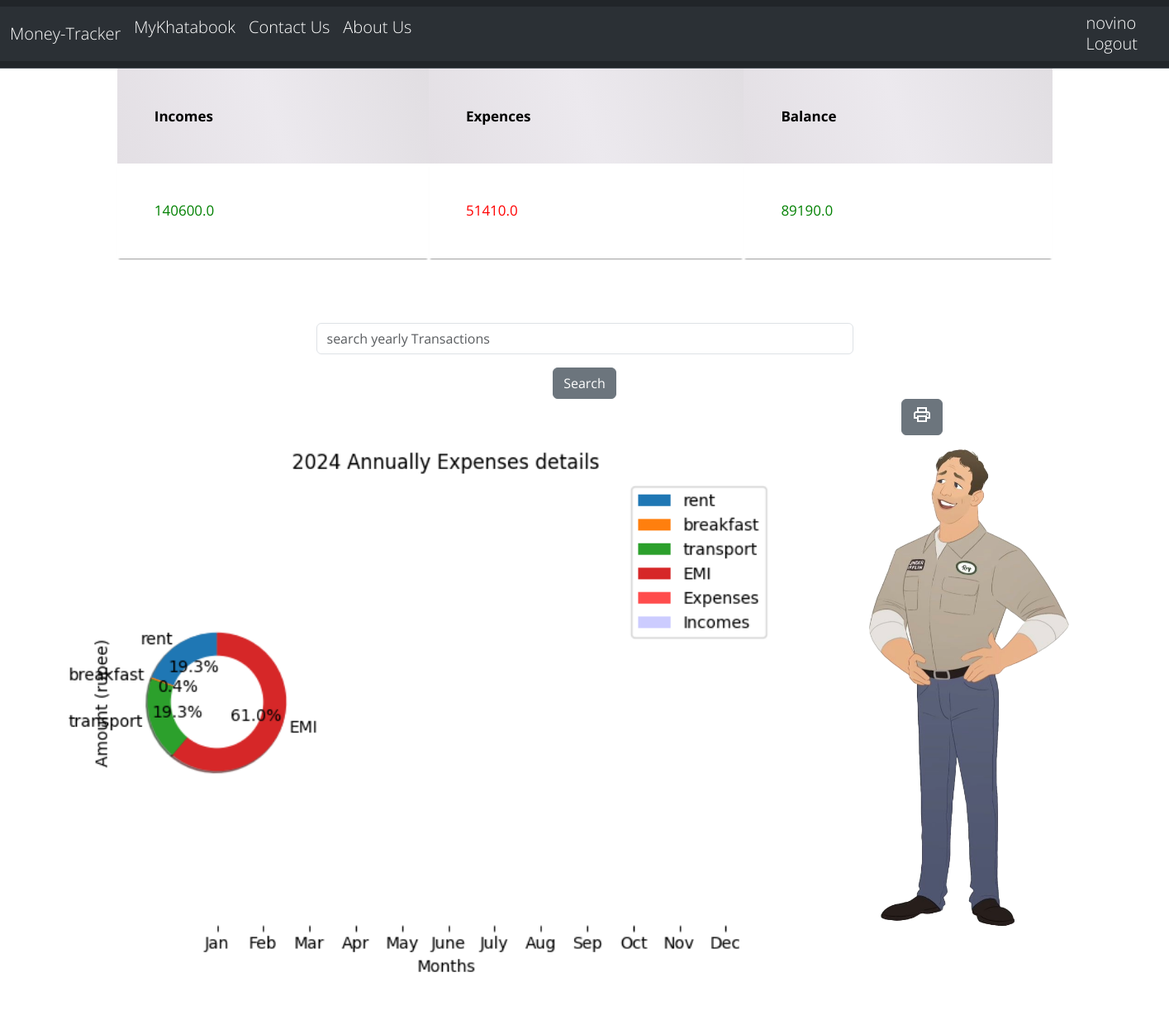
Page /histogram/ (signed in) on the committed database.
### main/models.py (models this page shows, shortened)
class Account_details(models.Model):
    user = models.ForeignKey(User, on_delete=models.CASCADE)
    Account_holder = models.CharField(max_length=100)
    profile_pic = models.ImageField(upload_to='users_pic')
    account_number = models.CharField(max_length=100)
    current_balance=models.FloatField(default=0)
    expenses=models.FloatField(default=0)
    incomes=models.FloatField(default=0)

### main/views.py (the view)
# urls.py: path('histogram/', views.histogram, name='histogram'),
def histogram(request,year = datetime.now().year , month = datetime.now().strftime('%B')):
    global year_name
    account_details = Account_details.objects.filter(user = request.user).first()
    expense = account_details.expenses
    income = account_details.incomes
    balance = account_details.current_balance
    ttt = Transition.objects.filter(user = request.user )
    year_name = str(year)
    if ttt:
        if request.GET.get('search'):
            year_name =  request.GET.get('search')
            transitions = ttt.filter(Transition_date__year__icontains = year_name)
            if len(transitions)==0:
                messages.info(request, "you have no Transactions in " + year_name)
                return redirect('/histogram/')
    nvalue = 0
    dict = {}
    dict2  = {}
    for i in range(13):
       sum_monthly = 0
       sum_inc = 0
       if i == 0:
             continue
       transition = Transition.objects.filter(user=request.user,Transition_date__year = year_name, Transition_date__month = i , type = 'Expense')
       for tr in transition:
                print("............................yes.............",tr.category,"..............",tr.Transition_date)
                sum_monthly += float(tr.amount)
       dict[i] = sum_monthly
       transition2 = Transition.objects.filter(user=request.user,Transition_date__year = year_name, Transition_date__month = i , type = 'Income')
       for tr in transition2:
                sum_inc += float(tr.amount)
       dict2[i] = sum_inc
    months = ['Jan' , 'Feb' , 'Mar' , "Apr" , 'May' , 'June' , 'July' , 'Aug' , 'Sep' , 'Oct' , 'Nov' , 'Dec']
    expenses = list(dict.values())
    incomes = list(dict2.values())
    xpos= np.arange(len(months))
    ypos = np.arange(len(incomes))
    plt.xticks(ypos,months)
    print(months)
    plt.bar(xpos-0.2, expenses,width = 0.4, color='red' , alpha = 0.7 , label = 'Expenses')
    plt.bar(xpos+0.2,incomes,width=0.4, color='blue' ,alpha = 0.2 , label = 'Incomes')
    plt.xlabel('Months')
    plt.ylabel('Amount (rupee)')
    plt.title(year_name +' Annually Expenses details')
    plt.legend()
    plt.tight_layout()
    buffer = BytesIO()
    plt.savefig(buffer, format='png')
    plt.close()
    graph = base64.b64encode(buffer.getvalue()).decode('utf-8')
    return render(request,"histogram.html",{'graph':graph,'income':income , 'expense':expense , 'balance':balance})

### main/templates/histogram.html (shortened to what this page needs)
{% extends 'base.html' %}
{% load static %}
{% block body %}
    <table class = "container" style = "width:80%;">
        <thead>
            <tr>
                <th>Incomes</th>
                <th>Expences</th>
                <th>Balance</th>
            </tr>
        </thead>
        <tbody>
            <tr>
                <td style = "color:green;">{{income}}</td>
                <td style = "color:red;">{{expense}}</td>
                <td style = "color:green;">{{balance}}</td>
            </tr>
        </tbody>
    </table>
    <div class = "container" style = "margin-top:30px">
        <div class="mt-5">
            <div class = "mx-auto col-6">
              <div class = "mb-3">
                <form>
                <input name = "search"  type = "text" class = "form-control" placeholder = "search yearly Transactions">
              </div>
            <center>  <button type = "submit" class = "btn btn-secondary">Search</button></center>
          </div>
         </div>
         <a href="{% url 'generate_pdf_yearly' %}" class="btn btn-secondary" style="margin-left: 79.5%;"><span class="material-symbols-outlined">
            </span></a>
        <div style ="display:flex;">
    <img width="900" />
    <img src="{% static 'bill3.png' %}"   alt="jacfdghjket" width="400" height="600" />
        </div>
        </div>
{% endblock %}

### main/templates/navbaar.html (shortened to what this page needs)
<!DOCTYPE html>
<html lang="en">
<head>
</head>
<body>
 <nav class="navbar bg-dark border-bottom border-body" data-bs-theme="dark" gap = 1em; style = "position:sticky top:0 ">
   <nav class="navbar navbar-expand-lg bg-body-tertiary">
      <div class="container-fluid">
        <a class="navbar-brand" href="/">Money-Tracker</a>
        <div class="collapse navbar-collapse" id="navbarNavAltMarkup">
          <div class="navbar-nav">
            {% if request.user.is_authenticated %}
            <a class="navbar-brand" href="/mykhatabook/"> MyKhatabook</a>
            <a class="navbar-brand" href="/contact_Us/"> Contact Us</a>
            <a class="navbar-brand" href="#"> About Us</a>
            <div style = "margin-left:800px;" >
              <a class="navbar-brand" href="/profile/" >{{request.user}}</a>
            <a class="navbar-brand" href="/logout/"  onclick = "return myFunction()"   >Logout</a>
            </div>
            {% endif %}
          </div>
        </div>
      </div>
    </nav>
  </nav></body>
</html>

### main/templates/base.html (style rules this page uses)
* { box-sizing: border-box; }
body { font-family: Arial; font-size: 17px; display: block; }
.container { position: relative; max-width: max-content; margin: 0 auto; }
.container img { vertical-align: middle; }
body { font-family: 'Open Sans', sans-serif; font-weight: 300; line-height: 1.42em; color:#000000; background-color:rgb(255, 255, 255); }
.container td { font-weight: normal; font-size: 1em; -webkit-box-shadow: 0 2px 2px -2px #000000; -moz-box-shadow: 0 2px 2px -2px #000000; box-shadow: 0 2px 2px -2px #000000; }
.container { text-align: left; width: 1100px; margin-right: auto; margin-left: auto; display: table; table-layout: auto; padding: 0 0 4em 0; }
.container td, .container th { padding-bottom: 4%; padding-top: 4%; padding-left:4%; }
.container tr:nth-child(odd) { background-color: #ffffff91; }
.container th { background: linear-gradient(71deg, #e3dfe4, #ece9ee, #e1dee2); width: 1100px; }
.container td:first-child { color: #FB667A; }
body { background-color: rgb(255, 255, 255); }

### rows in the picture
Account_details: incomes "140600.0", expenses "51410.0", current_balance "89190.0"

### other values in the picture
{{ request.user }} "novino"
